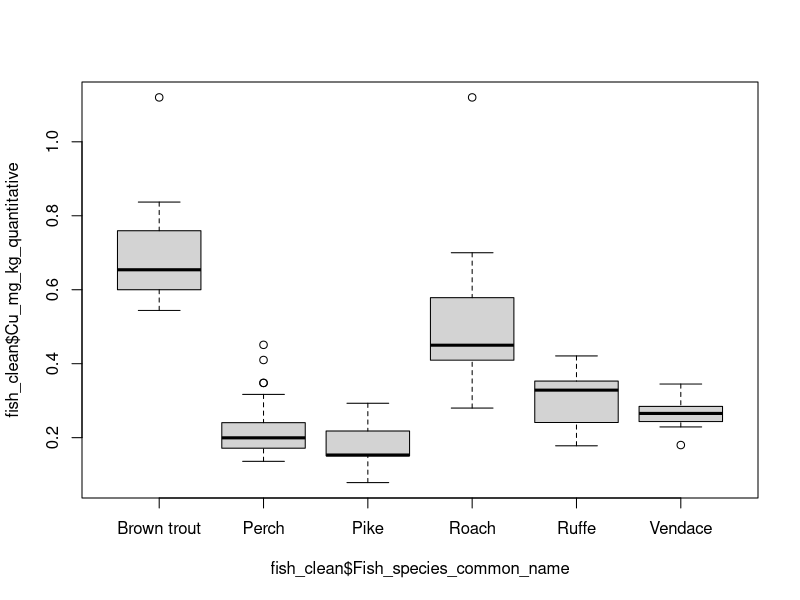
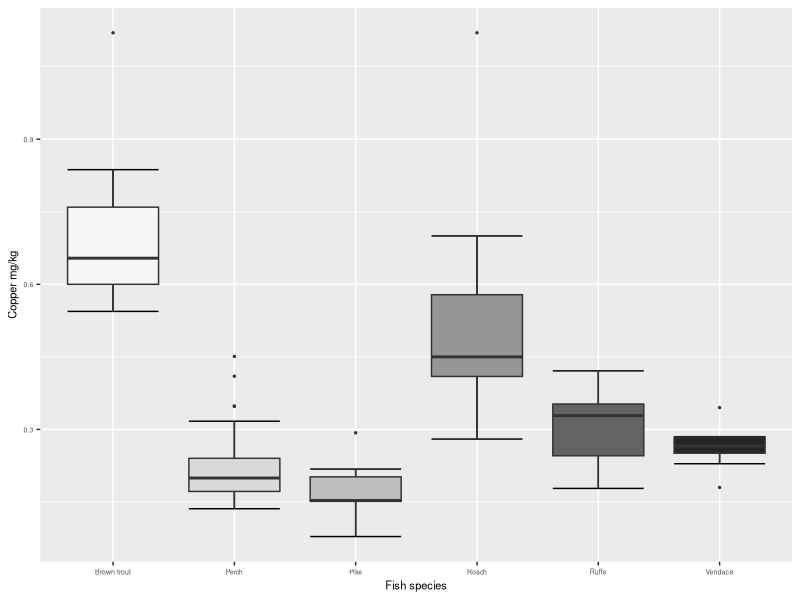

Recreate these plots in R, in order. (Note: this script raises an error after producing the figures.)
#' ---
#' title: "Reproducibility workshop"
#' author: "Susan Jarvis - CEH Lancaster"
#' output:
#'  html_document:
#'    theme: flatly
#' ---
#' 
#' <style type="text/css">
#' blockquote{ /* Normal  */ font-size: 16px;}
#' </style>
#'  
#' 
#' ## Reproducibility in R workshop handbook
#'
#'
#' The aim of this workshop is to introduce a number of reproducibility topics. Due to time constraints, it may not be possible to cover all of these today, therefore this handbook will be made available for future reference via Github  
#' This workshop will guide you through conducting a basic analysis which is almost completely reproducible. There will be several elements to cover to accomplish this:  
#' 
#' * Data will be imported from EIDC, the data archiving system of choice for CEH  
#' * The analysis will all be conducted using R within an RProject, which will group all the files required for a particular analysis  
#' * The RProject we create will be version controlled with git and could later be published on Github  
#' * Reporting will be facilitated by creating an RMarkdown document which contains both the R code to conduct analyses and supporting text  
#' 
#' *Note on this workshop - It will be much easier if you are using the [RStudio](https://www.rstudio.com/) editor for R as this has easy git integration and is a good editor for RMarkdown documents. If you are not currently using RStudio it is recommended that you download and install it before proceeding with the handbook*
#' 
#' ### 1. Finding, downloading and importing data into a new RProject
#' 
#' #### 1.1. Getting data from EIDC
#' 
#' The Environmental Information Data Centre is the CEH data repository where all data created by CEH should end up. Data stored here gets a DOI, a licence and guaranteed long term storage. Data archiving is currently required by about 40% of journals and this is set to rise in the future. Here we will use a dataset from EIDC to demonstrate a reproducible analysis.
#' 
#' Currently, it is not possible to import data from EIDC directly into R. This is possible with some of the other CEH data holdings e.g. datasets on THREDDS, but at the moment data has to be exported from EIDC, stored in a sensible location and imported into R.
#' 
#' For this exercise we will use data on fish elemental concentrations [https://doi.org/10.5285/ed90df1b-462c-46bb-afbd-59794fb03f6b](https://doi.org/10.5285/ed90df1b-462c-46bb-afbd-59794fb03f6b). This data is available via an Open Government License.
#' 
#' This dataset is also available in the Github repository for this workshop (ADD LINK)
#' 
#' 
#' > **Note on data formatting:**  
#' > Datasets used for analysis should fulfill the following requirements:
#'   
#' > * Each variable is a column  
#' > * Each observation is a row  
#' > * Each type of observational unit is a table  
#' 
#' > Data which meets these requirements is know as 'tidy data'. There is a [paper](http://vita.had.co.nz/papers/tidy-data.pdf) describing the logic behind this way of presenting data and also R packages to help achieve this (e.g. [tidyr](https://cran.r-project.org/web/packages/tidyr/index.html), [dplyr](https://cran.r-project.org/web/packages/dplyr/index.html)) with a useful [cheatsheet](https://www.rstudio.com/wp-content/uploads/2015/02/data-wrangling-cheatsheet.pdf) therefore the process of getting to a tidy dataset will not be covered in further detail here.
#' 

#' 

#'  **Tasks**
#'   
#'  -> Download the dataset from either the EIDC(LINK) or Github repository(LINK)  
#'  -> Put the file into a new folder called "Reproducibility workshop"
#'  
#'  
#' #### 1.2. Starting a new RProject
#'  
#' One very simple way to increase reproducibility of your analysis is to have a sensible file management structure. It is generally a good idea to keep all scripts and data to conduct an analysis in a single folder. If an analysis has multiple self-contained stages e.g. to create different plots for a paper, then each might be kept in an individual folder with all the scripts and data required. There is a tradeoff between a perfect file structure and unneccessary duplication of scripts or data, so you will need to find a file structure that works for you.
#'  
#'  Once you have a folder that you will use to do some analysis you can convert it into an RProject with RStudio. RProjects have several advantages: 
#'   
#'  * Each project has a separate workspace which opens automatically  
#'  * The working directory is automatically set to the project directory  
#'  * Loads scripts you were previously working on  
#'  * Integrated with git (or other) version control  
#'   
#' **Tasks**  
#' -> Create a new R Project in RStudio (File > New Project... > Existing directory)  
#' -> Browse to the directory where you previously created a folder called "Reproducibility workshop"  
#' 
#' You will now be working in a new R project - you can tell this by looking at the top right hand corner of RStudio where there should be an R in a box next to "Reproducibility workshop"
#' 
#' 
#' #### 1.3. Importing data
#' 
#' Because we are now working in an R project we can use local file paths (i.e. we don't need to write the full path 'C:/Documents...'). You can see the files available in the 'Files' window of RStudio which will show you the files stored under this project.
#' 
#' We will read in our fish data using read.csv.
#+
fish <- read.csv("Elemental_concentrations_in_fish_from_lakes_in_Northwest_England.csv")

#'
#' This table has 83 variables of different types - these can be easily viewed by expanding the arrow next to the dataframe name under the 'Environment' window. Alternatively you can use the summary function:
#+ summary, eval = FALSE
summary(fish)
#' 
#' Note that several of the variables are factor levels indicating whether concentrations are below the value in the next field. We will ignore these for now and focus on an element without this addditional column; copper. 
#' 
#' 
#' ### 2. Processing and analysing data
#' 
#' #### 2.1. Processing data before analysis
#' 
#' Note that several of the variables are factor levels indicating whether concentrations are below the value in the next field. We will ignore these for now and focus on an element without this addditional column; copper. 
#' 
#' At this stage you might choose to create a new dataframe with only the variables of interest, and to shorten some of the long variable names. These steps should be clearly documented in your script and you should refrain from overwriting existing names as this can cause confusion.
#' 
#' So, you might create a new data frame with some relevant columns
#+
fish_analysis <- fish[,match(c("Sample_id", "Lake","Fish_species_common_name", "Gutted_ashed_fish_mass_in_grams","Cu_mg_kg_quantitative"),names(fish))]
#' 
#' Note that this is rather a long winded way of selecting columns - it would have been quicker to find the column numbers manually and use `fish_analysis <- fish[,c(2,3,4,8,29)]`. However this can lead to issues if column numbers change, for example if the dataset in the EIDC changes and adds a new column. Or you might add an extra filter to the dataframe prior to this step. Referencing by the required field name is more likely to be reproducible in the long term as the field name is less likely to change and any failure to find the names will lead to an error, avoiding a situation where you select the wrong column.
#' 
#' Prior to analysis we should also check that all the variables have the variable types we expect using the summary function or Data window.
#+
summary(fish_analysis)
#' 
#' Note that there appear to be four rows with no data. These should be identified and removed to avoid any problems further down the line.
#' 
#+
emptyrows <- which(fish_analysis$Sample_id == "")
fish_clean <- droplevels(fish_analysis[-emptyrows,]) #droplevels removes factor levels no longer present in new dataset
#Note that another new dataframe has been produced so fish_analysis was not overwritten
#' 
#' > For this example we will not conduct any other processing of data, such as transformations or linking or joining to other datasets. However, often an analytical workflow will require further steps to create the data required for analysis. Several things should be considered:
#' 
#' > * Attempt to use a single environment to link all datasets. It can be tempting to do initial exploration in e.g. SAS, but this leads to an additional data transfer step between programs that is difficult to make completely reproducible. SQL can easily be used within R with packages such as `sqldf` and external databases e.g. Oracle, Access can be interfaced with via `RODBC`.
#' > * When spatial processing is required before analysis there are possibilities to do this in R (see the spatial data workshop today!), but where processing time is an issue it may be unavoidable to use an external program such as ArcGIS. Reproducibility in this step can be improved by using Python scripting to conduct the spatial analysis, potentially with an R-to-Python interface such as the `R2Python` package which allows Python to be called from R.
#' > * If your analysis involves running an external program or model written in a language which cannot directly interface with R (e.g. a lower level language such as C++ or Fortran) it is possible to call these programs using a Dynamic Load Library on Windows (`dynload()` function in base R) 
#'
#' #### 2.2. Exploratory data analysis
#' 
#' For this example we will run a very simple analysis on our cleaned fish dataset to look at the differences between copper levels in different fish species.
#' 
#' Our first exploratory step will be to plot the data using base R.
#' 
#+ 
boxplot(fish_clean$Cu_mg_kg_quantitative ~ fish_clean$Fish_species_common_name)
#' 
#' This plot is not particularly pretty and if we wanted to put this plot in our manuscript we might be tempted to export the data to a dedicated graphics program like sigmaplot. However, this creates another step in our analysis workflow that is not automated and could lead to errors. Therefore it is a better idea to exploit the range of graphics options in R to produce publication-worthy plots.
#' 
#' Often people have their own particular way they like to make graphics for publication. Personally I find a few things useful:
#' 
#' 1. To write plots directly to the format you need to submit for your paper
#' 2. To use the `ggplot2` package to build customised plots
#' 3. Take advantage of the range of colour palettes available or use rgb codes to create a custom colour palette to share with collaborators
#' 
#' We'll use these three elements to create a boxplot of the copper data that could be put into a publication
#' 
#' Firstly we will need to install (if required) and load the `ggplot2` package plus the `cowplot` package which removes some of the ugly `ggplot` defaults and `RColorBrewer` which provides colour palettes.
#+ eval = FALSE
install.packages(c("ggplot2", "cowplot", "RColorBrewer"))
library(ggplot2); library(cowplot); library(RColorBrewer)
#'
#' `ggplot` graphics are quite different from the base graphics package you might be used to. With `ggplot` you build up a figure piece by piece, with different functions for each element of the figure. This can lead to quite a lot of code required for a single figure. However, the payoff is a much more highly customisable figure that can be made to fit publication guidelines.
#'
#' The code below creates a png file to store the figure, uses `ggplot` to customise the elements of the figure and uses a colour palette from the `RColorBrewer` package.
#+ eval = FALSE
#The first line opens up the png graphics device, here we will produce a 80mmx80mm (single column width) png figure at 300 dpi.
#Often some trial and error is required with sizing to get a graphic that fits your requirements - this figure may not be ideal but gives you an idea of where to begin
png("Copper concentrations for six fish species.png", height = 80, width = 80, units = "mm", res = 300) #open up a png file with specified dimensions and resolution
ggplot(fish_clean, aes(x = Fish_species_common_name, y = Cu_mg_kg_quantitative, fill = Fish_species_common_name))+ #state which data to use for the plot
  stat_boxplot(geom ='errorbar') + #create whiskers
  geom_boxplot(outlier.size =  0.5)+ #create boxes
  xlab("Fish species")+ #label x-axis
  ylab("Copper mg/kg")+ #label y-axis
  guides(fill = FALSE)+ #remove legend
  theme(text = element_text(size=8), axis.text.x = element_text(size = 5),axis.text.y = element_text(size = 5))+ #set text size
  scale_fill_brewer(palette = "Greys") #sensible colour scheme
dev.off() #close the png file
#' 
#' The resulting figure can now be viewed from the "Reproducibility workshop" project directory you set up - if you have time you could play around with different colour schemes, sizes etc.
#' 
#' *Note on colours - depending on your audience it may be sensible to stick to a greyscale palette (e.g. for journal article), or to find a colourblind friendly palette. There are lots of options available for pre-made palettes via the [`RColorBrewer`](http://earlglynn.github.io/RNotes/package/RColorBrewer/index.html), [`viridis`](https://cran.r-project.org/web/packages/viridis/vignettes/intro-to-viridis.html) and [`wesanderson`](https://github.com/karthik/wesanderson#wes-anderson-palettes) packages among others. To specify your own colour palettes use the `palette()` function with either colour names (see [here](http://www.stat.columbia.edu/~tzheng/files/Rcolor.pdf) or hexadecimal string referring to rgb values (see [here](https://www.stat.ubc.ca/~jenny/STAT545A/block14_colors.html) for a good explanation).*
#' 
#' #### 2.3. Running a linear model
#' 
#' For this simple example we will construct a very basic linear model to demonstrate a few reproduciblility concepts (in no way do we suggest this is the correct way to analyse the data - in fact it is almost certainly wrong as it doesn't consider that there might also be differences in copper concentrations in the different lakes).
#' 
#+
lm1 <- lm(Cu_mg_kg_quantitative ~ Fish_species_common_name, data = fish_clean)
anova(lm1)
#' 
#' The above is how I often name and call linear models, however it could probably be improved - `lm1` is not particularly informative and I may well forget that I called this model `lm1` and use that name for another model later on potentially creating confusion. A better name might be `copperlm1` or similar. Also note that almost all information about the model can be retrieved using the `summary()` function if you are unsure later on which model is which.
#' 
#' In this example, we might also want to run post-hoc tests to look at differences between species.
#+ eval = FALSE
install.packages("multcomp")
#+ echo = FALSE
library(multcomp)
#+
posthoclm1 <- summary(glht(lm1, linfct=mcp(Fish_species_common_name="Tukey")))
#' 
#' So we now have some basic model results that suggest there are differences between some fish species in terms of copper concentrations, and that brown trout has significantly higher concentrations that all other fish species measured.
#' 
#' 
#'### 3. Presenting results
#' 
#' The next step is to write up our results. This can produce several challenges to reproducibility:
#' 
#' 1. Results normally have to be exported from R to a word processing program, often via copy-and-paste or typing in values
#' 2. Every time the analysis changes it will be necessary to replace all the tables and figures in the document so that they are up to date
#' 3. If there are mutliple iterations of a script, once figures and tables are produced it can be difficult to know which version produced them
#' 
#' The best solution to these issues is to use a literate programming platform such as RMarkdown. This allows you to incorporate both text with formatting (e.g. paragraphs, bullet points) and R code and outputs. 
#' 
#' RMarkdown documents can be easily created and edited within RStudio, a [cheatsheet](https://www.rstudio.com/wp-content/uploads/2015/02/rmarkdown-cheatsheet.pdf) is available.
#' 
#' **Tasks**
#' 
#' -> Open a new RMarkdown document via File > New File > R Markdown...  
#' -> Give the Markdown document a sensible title and add your name as author  
#' -> Leave other options as defaults (but note that Markdown is not limited to documents and can also be used to create presentations)  
#' 
#' The new file that opens up has several key elements:
#' 
#' 1. The first six lines are the YAML header. This determines the type of output and gives key information such as the author and date
#' 
#' 2. Directly after the YAML header is a line of R code defining global options for processing R in this document. The line of code is preceeded by ` ```{r setup, include=FALSE}` and followed by three more backticks ` ``` `. The pattern of backticks tells the RMarkdown document that this is a code chunk, and the `{r...}` tells it we are working with R code. The additional arguments `{...setup, include=FALSE}` give additional arguments as to how the line of code should be processed - in this case telling us it should not be included in the final Markdown document. The line of R code `knitr::opts_chunk$set(echo = TRUE)` is used to set global options for this document - in this case the `echo = TRUE` argument means that the R code for following chunks will be displayed in the markdown document alongside the output.
#' 
#' 3. 
#' 
#' 
#' 
#' 
#' 
#' *Note on this handbook - This handbook is written in R, translated into Markdown via `knitr::spin` and then compiled to html. Both .R and .Rmd files are available in the Github repository (LINK) to demonstrate how the handbook was produced.*
#' 
#' *Note on LaTeX -  it is possible to integrate the functions provided by the knitr package with LaTeX using .Rnw files. LaTeX provides a much more complex and customised document creation language and is therefore useful when you are creating large documents (such as a thesis!), or have specific formatting needs. However the trade off is a much steeper learning curve than the Markdown language. Useful guides which assume some existing knowledge of LaTeX are available such as [these minimal examples](http://yihui.name/knitr/demo/minimal/), and this [short guide](http://kbroman.org/knitr_knutshell/pages/latex.html). If you want to learn LaTeX there are some useful online guides to get going e.g. [this one](http://www.docs.is.ed.ac.uk/skills/documents/3722/3722-2014.pdf).*
